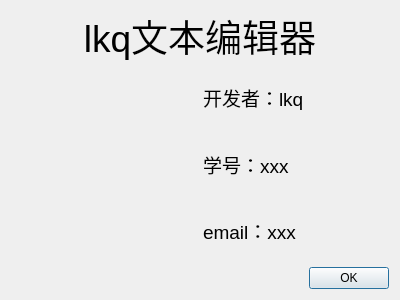
<?xml version="1.0" encoding="UTF-8"?>
<ui version="4.0">
 <class>AboutDialog</class>
 <widget class="QDialog" name="AboutDialog">
  <property name="geometry">
   <rect>
    <x>0</x>
    <y>0</y>
    <width>400</width>
    <height>300</height>
   </rect>
  </property>
  <property name="windowTitle">
   <string>Dialog</string>
  </property>
  <layout class="QVBoxLayout" name="verticalLayout_2">
   <item>
    <widget class="QLabel" name="label">
     <property name="maximumSize">
      <size>
       <width>16777215</width>
       <height>50</height>
      </size>
     </property>
     <property name="font">
      <font>
       <pointsize>28</pointsize>
      </font>
     </property>
     <property name="text">
      <string>lkq文本编辑器</string>
     </property>
     <property name="alignment">
      <set>Qt::AlignmentFlag::AlignCenter</set>
     </property>
    </widget>
   </item>
   <item>
    <layout class="QHBoxLayout" name="horizontalLayout">
     <item>
      <widget class="QLabel" name="label_5">
       <property name="styleSheet">
        <string notr="true">border-image: url(:/image/Notepad_23093.png);</string>
       </property>
       <property name="text">
        <string/>
       </property>
      </widget>
     </item>
     <item>
      <layout class="QVBoxLayout" name="verticalLayout">
       <item>
        <widget class="QLabel" name="label_2">
         <property name="font">
          <font>
           <pointsize>14</pointsize>
          </font>
         </property>
         <property name="text">
          <string>开发者：lkq</string>
         </property>
        </widget>
       </item>
       <item>
        <widget class="QLabel" name="label_3">
         <property name="font">
          <font>
           <pointsize>14</pointsize>
          </font>
         </property>
         <property name="text">
          <string>学号：xxx</string>
         </property>
        </widget>
       </item>
       <item>
        <widget class="QLabel" name="label_4">
         <property name="font">
          <font>
           <pointsize>14</pointsize>
          </font>
         </property>
         <property name="text">
          <string>email：xxx</string>
         </property>
        </widget>
       </item>
      </layout>
     </item>
    </layout>
   </item>
   <item>
    <widget class="QDialogButtonBox" name="buttonBox">
     <property name="orientation">
      <enum>Qt::Orientation::Horizontal</enum>
     </property>
     <property name="standardButtons">
      <set>QDialogButtonBox::StandardButton::Ok</set>
     </property>
    </widget>
   </item>
  </layout>
 </widget>
 <resources/>
 <connections>
  <connection>
   <sender>buttonBox</sender>
   <signal>accepted()</signal>
   <receiver>AboutDialog</receiver>
   <slot>accept()</slot>
   <hints>
    <hint type="sourcelabel">
     <x>248</x>
     <y>254</y>
    </hint>
    <hint type="destinationlabel">
     <x>157</x>
     <y>274</y>
    </hint>
   </hints>
  </connection>
  <connection>
   <sender>buttonBox</sender>
   <signal>rejected()</signal>
   <receiver>AboutDialog</receiver>
   <slot>reject()</slot>
   <hints>
    <hint type="sourcelabel">
     <x>316</x>
     <y>260</y>
    </hint>
    <hint type="destinationlabel">
     <x>286</x>
     <y>274</y>
    </hint>
   </hints>
  </connection>
 </connections>
</ui>
